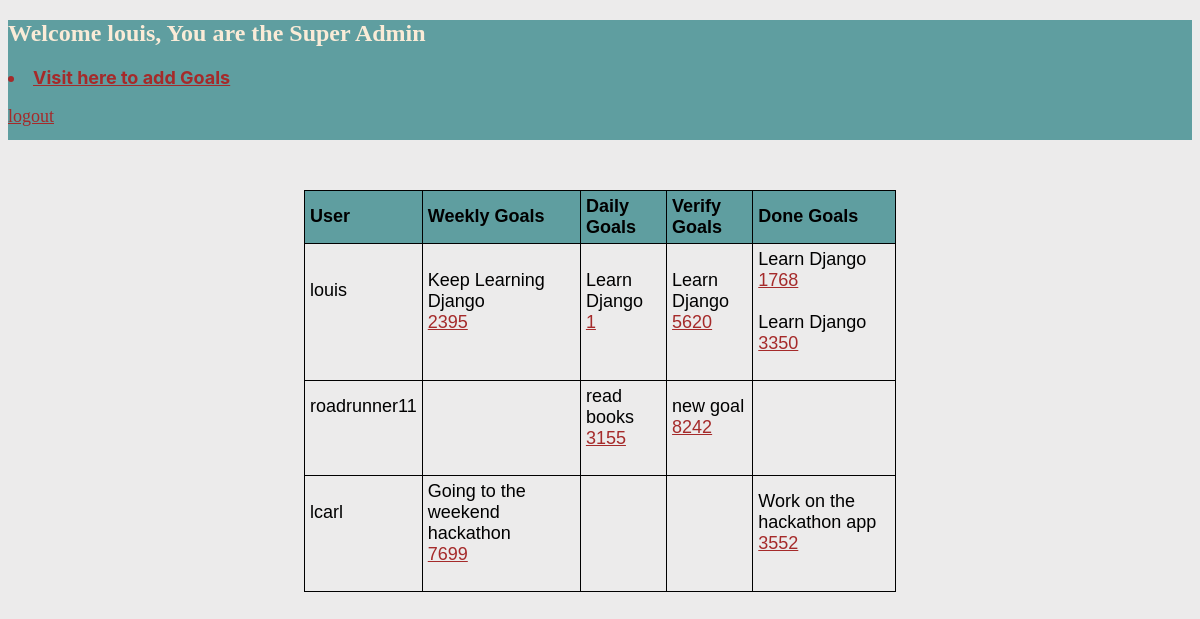
Page /afordeal88scrumy/home (signed in) on the committed database.
### afordeal88scrumy/models.py (models this page shows, shortened)
class ScrumyGoals(models.Model):
    goal_name = models.CharField(max_length=255)
    goal_id = models.IntegerField(default=30)
    created_by = models.CharField(max_length=30)
    moved_by = models.CharField(max_length=30)
    owner = models.CharField(max_length=30)
    goal_status = models.ForeignKey(
        GoalStatus,
        on_delete = models.PROTECT, null= True)
    user = models.ForeignKey(
        User,
        related_name='user',
        on_delete= models.PROTECT)

### afordeal88scrumy/views.py (the view)
# urls.py: 2. Add a URL to urlpatterns:  path('', views.home, name='home')
@login_required(login_url='accounts/login/')
def home(request):
    goals = ScrumyGoals.objects.filter(goal_name='Keep Learning Django')
    users = User.objects.all()
    weekly = GoalStatus.objects.get(status_name="Weekly Goal")
    weekly = weekly.scrumygoals_set.all()
    daily = GoalStatus.objects.get(status_name="Daily Goal")
    daily = daily.scrumygoals_set.all()
    verify = GoalStatus.objects.get(status_name="Verify Goal")
    verify = verify.scrumygoals_set.all()
    done = GoalStatus.objects.get(status_name="Done Goal")
    done = done.scrumygoals_set.all()
    current_user = request.user
    group = None
    if current_user.username == 'louis':
        group = group
    else:
        group = current_user.groups.all()[0]
    context = {
        'goals':goals,
        'users':users,
        'weekly':weekly,
        'daily':daily,
        'verify':verify,
        'done':done,
        'current_user':current_user,
        'group':group,
    }
    output = ', '.join([goal.goal_name for goal in goals])
    return render(request, "afordeal88scrumy/home.html", context)

### afordeal88scrumy/templates/afordeal88scrumy/home.html (shortened to what this page needs)
<!DOCTYPE html>
<html lang="en">
    <head>
    </head>
    <body>
        <div id = 'head'>
         <h2>Welcome {{current_user}},
            {%if current_user.username == 'louis'%} You are the Super Admin
            {%else%}
            you're a/an {{group}}
            {%endif%}
        </h2>
        <li class="addgoal"><a href="{% url 'add goal' %}"> Visit here to add Goals </a></li><br>
        {% if current_user.is_authenticated %}
            <a class="logt" href="{% url 'logout' %}">logout</a>
        {%endif%}
        </div>
        <div>
            <table>
                <thead class="head">
                    <tr>
                        <th>User</th>
                        <th>Weekly Goals</th>
                        <th>Daily Goals</th>
                        <th>Verify Goals</th>
                        <th>Done Goals</th>
                    </tr>
                </thead>
                <tbody>
                   {%for user in users%}
                    <tr>
                        <td>
                            {{user}}<br><br><br>
                        </td>
                        <td>
                            {%for week in weekly%}
                            {% if user == week.user%}
                            {{week.goal_name}}<br>
                            <a href="{% url 'move goal' week.goal_id %}">{{week.goal_id}} </a><br><br>
                            {%endif%}
                            {%endfor%}
                        </td>
                        <td>
                            {%for day in daily%}
                            {% if user == day.user%}
                            {{day.goal_name}} <br>
                            <a href="{% url 'move goal' day.goal_id %}">{{day.goal_id}} </a><br><br>
                            {%endif%}
                            {%endfor%}
                        </td>
                        <td>
                            {%for ver in verify%}
                            {% if user == ver.user%}
                            {{ver.goal_name}} <br>
                            <a href="{% url 'move goal' ver.goal_id %}">{{ver.goal_id}} </a>  <br> <br>
                            {%endif%}
                            {%endfor%}
                        </td>
                        <td>
                            {%for don in done%}
                            {% if user == don.user%}
                            {{don.goal_name}} <br>
                            <a href="{% url 'move goal' don.goal_id %}">{{don.goal_id}} </a><br><br>
                            {%endif%}
                            {%endfor%}
                        </td>
                    </tr>
                    {%endfor%}
                </tbody>
            </table>
        </div>
    </body>
</html>

### afordeal88scrumy/templates/afordeal88scrumy/home.html (style rules this page uses)
body { background-color: rgb(236, 235, 235); }
table { width: 50%; height: 100px; margin:50px auto; font-size: large; font-family: Verdana, Geneva, Tahoma, sans-serif; }
table, th, td { border: 1px solid black; border-collapse: collapse; }
th, td { padding: 5px; text-align: left; }
thead { background-color: cadetblue; }
li.addgoal { font-size: large; font-family: -apple-system, BlinkMacSystemFont, 'Segoe UI', Roboto, Oxygen, Ubuntu, Cantarell, 'Open Sans', 'Helvetica Neue', sans-serif; font-weight: bold; color: brown; }
div#head { width: 100%; height: 120px; color: antiquewhite; background-color: cadetblue; }
a { color: brown; font-size: large; }

### rows in the picture
ScrumyGoals: goal_name "Keep Learning Django", goal_id "2395"
ScrumyGoals: goal_name "Learn Django", goal_id "1"
ScrumyGoals: goal_name "Learn Django", goal_id "5620"
ScrumyGoals: goal_name "Learn Django", goal_id "1768"
ScrumyGoals: goal_name "Learn Django", goal_id "3350"
ScrumyGoals: goal_name "read books", goal_id "3155"
ScrumyGoals: goal_name "new goal", goal_id "8242"
ScrumyGoals: goal_name "Going to the weekend hackathon", goal_id "7699"
ScrumyGoals: goal_name "Work on the hackathon app", goal_id "3552"

### other values in the picture
{{ current_user }} "louis"
{{ user }} "louis"
{{ user }} "roadrunner11"
{{ user }} "lcarl"
